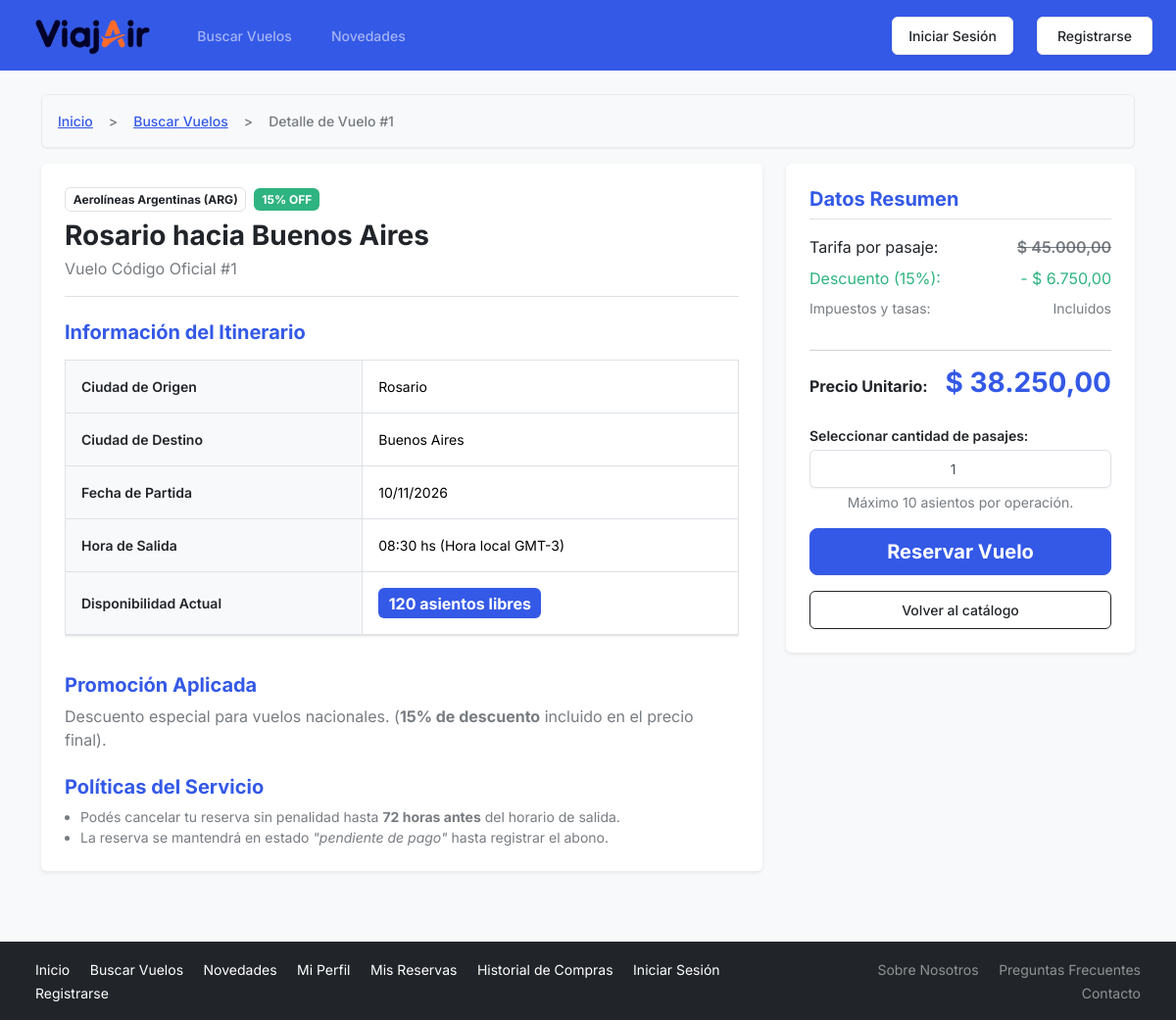
Page /public/detalle_vuelo.php?id=1 on the committed database.
### tables this page shows
CREATE TABLE VUELOS (
    codVuelo INT AUTO_INCREMENT PRIMARY KEY,
    codAerolinea INT NOT NULL,
    origenVuelo VARCHAR(50) NOT NULL,
    destinoVuelo VARCHAR(50) NOT NULL,
    fechaSalidaVuelo DATE NOT NULL,
    horaSalidaVuelo TIME NOT NULL,
    precioVuelo DECIMAL(10,2) NOT NULL,
    asientosDisponibles INT NOT NULL,
    FOREIGN KEY (codAerolinea) REFERENCES AEROLINEAS(codAerolinea) ON DELETE CASCADE
);

CREATE TABLE AEROLINEAS (
    codAerolinea INT AUTO_INCREMENT PRIMARY KEY,
    nombreAerolinea VARCHAR(100) NOT NULL,
    codigoIATA VARCHAR(3) NOT NULL,
    descripcionAerolinea VARCHAR(200) NOT NULL,
    codPais VARCHAR(3) NOT NULL
);

CREATE TABLE PROMOCIONES (
    codPromocion INT AUTO_INCREMENT PRIMARY KEY,
    descripcionPromocion VARCHAR(200) NOT NULL,
    descuentoPromocion DECIMAL(5,2) NOT NULL,
    codAerolinea INT NOT NULL,
    estadoPromocion ENUM('pendiente', 'aprobada', 'denegada') DEFAULT 'pendiente',
    FOREIGN KEY (codAerolinea) REFERENCES AEROLINEAS(codAerolinea) ON DELETE CASCADE
);

### public/detalle_vuelo.php (the view, shortened to what this page needs)
<?php
require '../includes/conexion.php';
$idVuelo = isset($_GET['id']) && is_numeric($_GET['id']) ? (int)$_GET['id'] : 0;
$vuelo = null;
if ($idVuelo > 0) {
    $sql = "SELECT v.*, a.nombreAerolinea, a.descripcionAerolinea, a.codigoIATA, a.codPais,
                   p.descuentoPromocion, p.descripcionPromocion
            FROM VUELOS v
            INNER JOIN AEROLINEAS a ON v.codAerolinea = a.codAerolinea
            LEFT JOIN PROMOCIONES p ON a.codAerolinea = p.codAerolinea AND p.estadoPromocion = 'aprobada'
            WHERE v.codVuelo = ?";
    $stmt = $conexion->prepare($sql);
    $stmt->bind_param("i", $idVuelo);
    $stmt->execute();
    $result = $stmt->get_result();
    $vuelo = $result->fetch_assoc();
}
if ($vuelo) {
    $precioOriginal = (float)$vuelo['precioVuelo'];
    $descuento = (float)($vuelo['descuentoPromocion'] ?? 0);
    $tienePromo = $descuento > 0;
    $montoDescuento = $tienePromo ? $precioOriginal * ($descuento / 100) : 0;
    $precioFinal = $precioOriginal - $montoDescuento;
    $maxPasajes = min(10, (int)$vuelo['asientosDisponibles']);
} else {
    $title = "Vuelo no encontrado | ViajAir";
}
require '../includes/header.php';
?>
<div class="container mb-5">
    <nav aria-label="breadcrumb" class="mb-3">
        <ol class="breadcrumb">
            <li class="breadcrumb-item"><a href="/tpi/index.php">Inicio</a></li>
            <li class="breadcrumb-item"><a href="/tpi/public/buscar_vuelos.php">Buscar Vuelos</a></li>
            <li class="breadcrumb-item active" aria-current="page">
                <?= $vuelo ? "Detalle de Vuelo #" . $vuelo['codVuelo'] : "Error"; ?>
            </li>
        </ol>
    </nav>
    <?php if ($vuelo): ?>
        <div class="row g-4">
            <section class="col-12 col-lg-8" aria-labelledby="titulo-detalle">
                <div class="card shadow-sm border-0 p-4 bg-white h-100">
                    <header class="border-bottom pb-3 mb-4">
                        <div class="d-flex align-items-center gap-2 mb-2">
                            <span class="badge bg-secondary text-dark border"><?= htmlspecialchars($vuelo['nombreAerolinea']); ?> (<?= htmlspecialchars($vuelo['codigoIATA']); ?>)</span>
                            <?php if ($tienePromo): ?>
                                <span class="badge bg-success" aria-label="Promoción aprobada del <?= $descuento; ?> por ciento">
                                    <?= $descuento; ?>% OFF
                                </span>
                            <?php endif; ?>
                        </div>
                        <h1 id="titulo-detalle" class="h3 fw-bold text-dark mb-1">
                            <?= htmlspecialchars($vuelo['origenVuelo']); ?> hacia <?= htmlspecialchars($vuelo['destinoVuelo']); ?>
                        </h1>
                        <p class="text-muted mb-0">Vuelo Código Oficial #<?= $vuelo['codVuelo']; ?></p>
                    </header>
                    <h2 class="h5 fw-bold text-primary mb-3">Información del Itinerario</h2>
                    <div class="table-responsive mb-4">
                        <table class="table table-bordered align-middle">
                            <tbody>
                                <tr>
                                    <th scope="row" class="bg-light w-35 text-dark fw-semibold">Ciudad de Origen</th>
                                    <td><?= htmlspecialchars($vuelo['origenVuelo']); ?></td>
                                </tr>
                                <tr>
                                    <th scope="row" class="bg-light text-dark fw-semibold">Ciudad de Destino</th>
                                    <td><?= htmlspecialchars($vuelo['destinoVuelo']); ?></td>
                                </tr>
                                <tr>
                                    <th scope="row" class="bg-light text-dark fw-semibold">Fecha de Partida</th>
                                    <td><?= date('d/m/Y', strtotime($vuelo['fechaSalidaVuelo'])); ?></td>
                                </tr>
                                <tr>
                                    <th scope="row" class="bg-light text-dark fw-semibold">Hora de Salida</th>
                                    <td><?= substr($vuelo['horaSalidaVuelo'], 0, 5); ?> hs (Hora local GMT-3)</td>
                                </tr>
                                <tr>
                                    <th scope="row" class="bg-light text-dark fw-semibold">Disponibilidad Actual</th>
                                    <td>
                                        <span class="badge bg-primary fs-6"><?= $vuelo['asientosDisponibles']; ?> asientos libres</span>
                                    </td>
                                </tr>
                            </tbody>
                        </table>
                    </div>
                    <?php if ($tienePromo): ?>
                        <h2 class="h5 fw-bold text-primary mb-2">Promoción Aplicada</h2>
                        <p class="text-muted mb-4">
                            <?= htmlspecialchars($vuelo['descripcionPromocion']); ?>
                            (<strong><?= $descuento; ?>% de descuento</strong> incluido en el precio final).
                        </p>
                    <?php endif; ?>
                    <h2 class="h5 fw-bold text-primary mb-2">Políticas del Servicio</h2>
                    <ul class="text-muted small ps-3 mb-0">
                        <li>Podés cancelar tu reserva sin penalidad hasta <strong>72 horas antes</strong> del horario de salida.</li>
                        <li>La reserva se mantendrá en estado <em>"pendiente de pago"</em> hasta registrar el abono.</li>
                    </ul>
                </div>
            </section>
            <aside class="col-12 col-lg-4" aria-labelledby="resumen-tarifa">
                <div class="card shadow-sm border-0 p-4 bg-secondary position-sticky" style="top: 2rem;">
                    <h2 id="resumen-tarifa" class="h5 fw-bold text-primary border-bottom pb-2 mb-3">Datos Resumen</h2>
                    <div class="d-flex justify-content-between mb-2">
                        <span class="text-dark">Tarifa por pasaje:</span>
                        <span class="fw-semibold <?= $tienePromo ? 'text-decoration-line-through text-muted' : 'text-dark'; ?>">
                            $ <?= number_format($precioOriginal, 2, ',', '.'); ?>
                        </span>
                    </div>
                    <?php if ($tienePromo): ?>
                        <div class="d-flex justify-content-between text-success mb-2">
                            <span>Descuento (<?= $descuento; ?>%):</span>
                            <span>- $ <?= number_format($montoDescuento, 2, ',', '.'); ?></span>
                        </div>
                    <?php endif; ?>
                    <div class="d-flex justify-content-between text-muted small mb-3">
                        <span>Impuestos y tasas:</span>
                        <span>Incluidos</span>
                    </div>
                    <hr>
                    <div class="d-flex justify-content-between align-items-baseline mb-4">
                        <span class="h6 fw-bold text-dark mb-0">Precio Unitario:</span>
                        <span class="h3 fw-bold text-primary mb-0">$ <?= number_format($precioFinal, 2, ',', '.'); ?></span>
                    </div>
                    <form action="/tpi/pasajero/procesar_reserva.php" method="POST" class="d-grid gap-3">
                        <div>
                            <label for="cantidad" class="form-label fw-semibold text-dark small mb-1">
                                Seleccionar cantidad de pasajes:
                            </label>
                            <input type="number"
                                id="cantidad"
                                name="cantidad"
                                class="form-control text-center"
                                value="1"
                                min="1"
                                max="<?= $maxPasajes; ?>"
                                required>
                            <div class="form-text small text-muted text-center">Máximo <?= $maxPasajes; ?> asientos por operación.</div>
                        </div>
                        <button type="submit" class="btn btn-primary btn-lg fw-bold">
                            Reservar Vuelo
                        </button>
                        <a href="/tpi/public/buscar_vuelos.php" class="btn btn-outline-dark" role="button">
                            Volver al catálogo
                        </a>
                    </form>
                </div>
            </aside>
        </div>
    <?php endif; ?>
</div>
<?php require '../includes/footer.php'; ?>

### assets/css/styles.css (style rules this page uses)
html { overflow-y: scroll; }
html, body { max-width: 100%; overflow-x: clip; }
:is(a, button, input, select, textarea, .btn, .page-link, .accordion-button):focus-visible { outline: 3px solid #060b26; outline-offset: 2px; }
.badge { line-height: normal; }

### rows in the picture
vuelos: codVuelo "1", codAerolinea.nombreAerolinea "Aerolíneas Argentinas", codAerolinea.codigoIATA "ARG", promociones.descuentoPromocion "15", origenVuelo "Rosario", destinoVuelo "Buenos Aires", fechaSalidaVuelo "10/11/2026", horaSalidaVuelo "08:30", asientosDisponibles "120", promociones.descripcionPromocion "Descuento especial para vuelos nacionales.", precioVuelo "45.000,00", precioVuelo.descuentoPromocion "6.750,00", precioVuelo.descuentoPromocion "38.250,00", asientosDisponibles "10"
